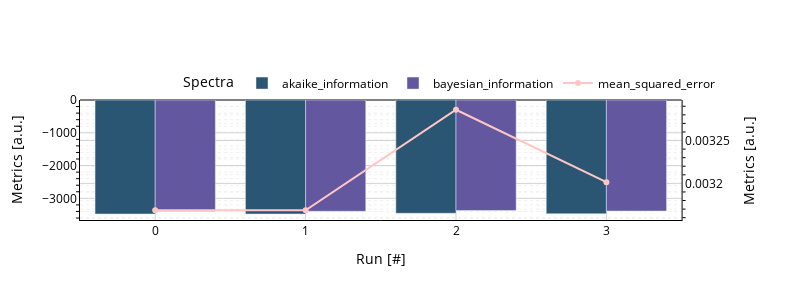

Notebook code cell kept with this figure:
### Markdown cell above
### Define the fitting model without plotting the results

### Code cell
initial_model = [
    {
        "pseudovoigt": {
            "amplitude": {"max": 2, "min": 0, "vary": True, "value": 1},
            "center": {"max": 2, "min": -2, "vary": True, "value": 0},
            "fwhmg": {"max": 0.3, "min": 0.02, "vary": True, "value": 0.1},
            "fwhml": {"max": 0.2, "min": 0.01, "vary": True, "value": 0.1},
        }
    },
    {
        "gaussian": {
            "amplitude": {"max": 2, "min": 0, "vary": True, "value": 0.3},
            "center": {"max": 2., "min": 0, "vary": True, "value": 2},
            "fwhmg": {"max": 0.3, "min": 0.02, "vary": True, "value": 0.1},
        }
    },
     {
        "gaussian": {
            "amplitude": {"max": 2, "min": 0, "vary": True, "value": 0.3},
            "center": {"max": 3.5, "min": 1.5, "vary": True, "value": 2.5},
            "fwhmg": {"max": 0.4, "min": 0.02, "vary": True, "value": 0.2},
        }
    },
    {
        "gaussian": {
            "amplitude": {"max": 2, "min": 0, "vary": True, "value": 0.3},
            "center": {"max": 3.5, "min": 2, "vary": True, "value": 2.5},
            "fwhmg": {"max": 0.4, "min": 0.02, "vary": True, "value": 0.3},
        }
    },
    {
        "gaussian": {
            "amplitude": {"max": 2, "min": 0, "vary": True, "value": 0.3},
            "center": {"max": 4.5, "min": 3, "vary": True, "value": 2.5},
            "fwhmg": {"max": 0.4, "min": 0.02, "vary": True, "value": 0.3},
        }
    },
    {
        "gaussian": {
            "amplitude": {"max": 2, "min": 0, "vary": True, "value": 0.3},
            "center": {"max": 4.7, "min": 3.7, "vary": True, "value": 3.2},
            "fwhmg": {"max": 0.4, "min": 0.02, "vary": True, "value": 0.2},
        }
    },
]
spn.solver_model(initial_model=initial_model, show_plot=False)

### Figure 1 — Plotly figure (JSON) as saved in the notebook; plotly's stock layout.template omitted (floating-point values rounded to 4 significant figures)
{"data": [{"alignmentgroup": "True", "hovertemplate": "variable=akaike_information<br>index=%{x}<br>value=%{y}<extra></extra>", "legendgroup": "akaike_information", "marker": {"color": "rgb(42, 86, 116)", "pattern": {"shape": ""}}, "name": "akaike_information", "offsetgroup": "akaike_information", "orientation": "v", "showlegend": true, "textposition": "auto", "type": "bar", "x": [0, 1, 2, 3], "xaxis": "x", "y": [-3478.0, -3478.0, -3456.0, -3472.0], "yaxis": "y"}, {"alignmentgroup": "True", "hovertemplate": "variable=bayesian_information<br>index=%{x}<br>value=%{y}<extra></extra>", "legendgroup": "bayesian_information", "marker": {"color": "rgb(99, 88, 159)", "pattern": {"shape": ""}}, "name": "bayesian_information", "offsetgroup": "bayesian_information", "orientation": "v", "showlegend": true, "textposition": "auto", "type": "bar", "x": [0, 1, 2, 3], "xaxis": "x", "y": [-3394.0, -3394.0, -3372.0, -3388.0], "yaxis": "y"}, {"hovertemplate": "variable=mean_squared_error<br>index=%{x}<br>value=%{y}<extra></extra>", "legendgroup": "mean_squared_error", "line": {"color": "rgb(255, 198, 196)", "dash": "solid"}, "marker": {"symbol": "circle"}, "mode": "lines+markers", "name": "mean_squared_error", "orientation": "v", "showlegend": true, "type": "scatter", "x": [0, 1, 2, 3], "xaxis": "x", "y": [0.003169, 0.003169, 0.003286, 0.003201], "yaxis": "y2"}], "layout": {"font": {"color": "black", "family": "Open Sans, monospace", "size": 12}, "height": 300, "legend": {"orientation": "h", "title": {"text": "Spectra"}, "x": 1, "xanchor": "right", "y": 1.02, "yanchor": "bottom"}, "paper_bgcolor": "white", "plot_bgcolor": "white", "showlegend": true, "title": {}, "width": 800, "xaxis": {"anchor": "y", "color": "black", "domain": [0, 0.94], "gridcolor": "lightgrey", "linecolor": "black", "minor": {"griddash": "dot", "showgrid": true, "tickcolor": "black", "ticks": "outside"}, "title": {"text": "Run [#]"}, "type": "category", "zerolinecolor": "grey"}, "yaxis": {"anchor": "x", "color": "black", "domain": [0, 1], "gridcolor": "lightgrey", "linecolor": "black", "minor": {"griddash": "dot", "showgrid": true, "tickcolor": "black", "ticks": "outside"}, "title": {"text": "Metrics [a.u.]"}, "zerolinecolor": "grey"}, "yaxis2": {"anchor": "x", "color": "black", "gridcolor": "lightgrey", "linecolor": "black", "minor": {"griddash": "dot", "showgrid": true, "tickcolor": "black", "ticks": "outside"}, "overlaying": "y", "side": "right", "title": {"text": "Metrics [a.u.]"}, "zerolinecolor": "grey"}}}
